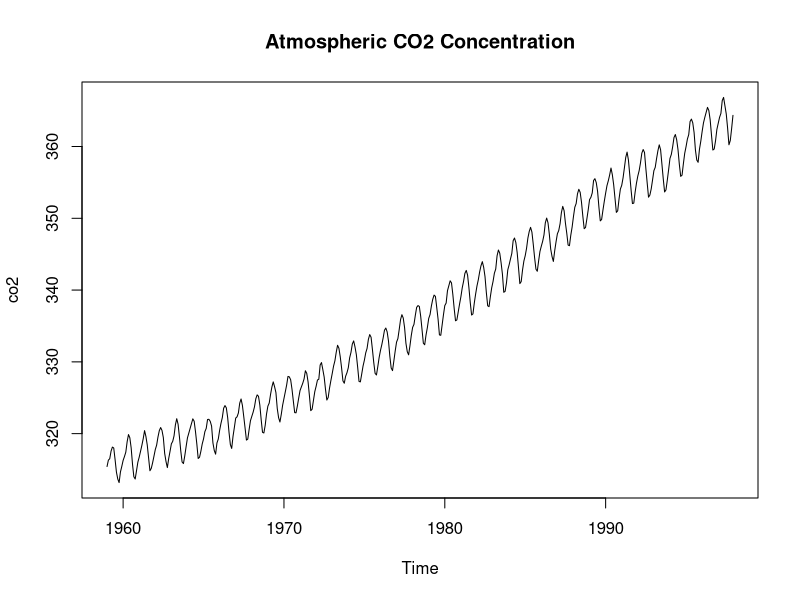
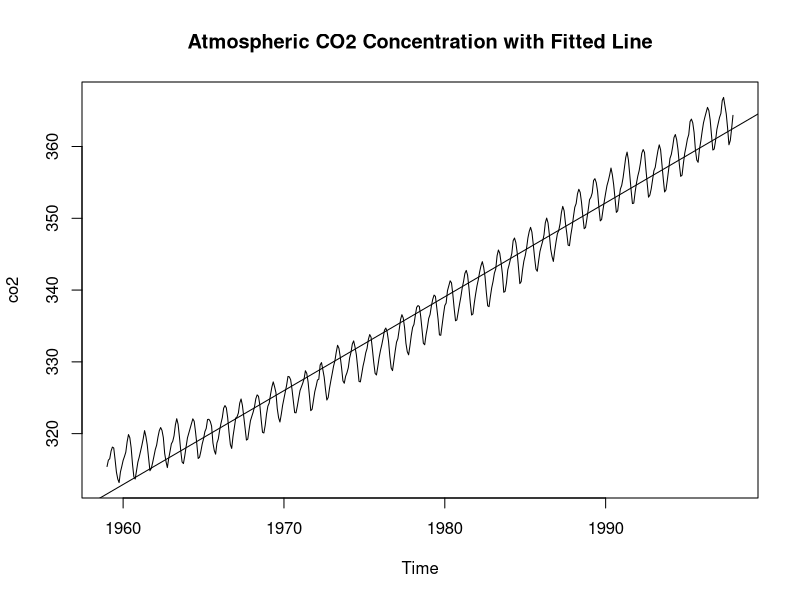
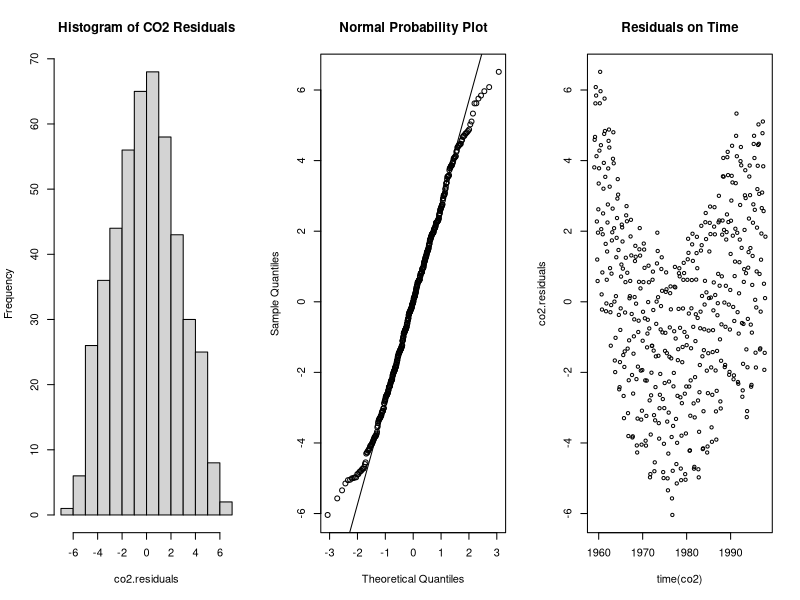
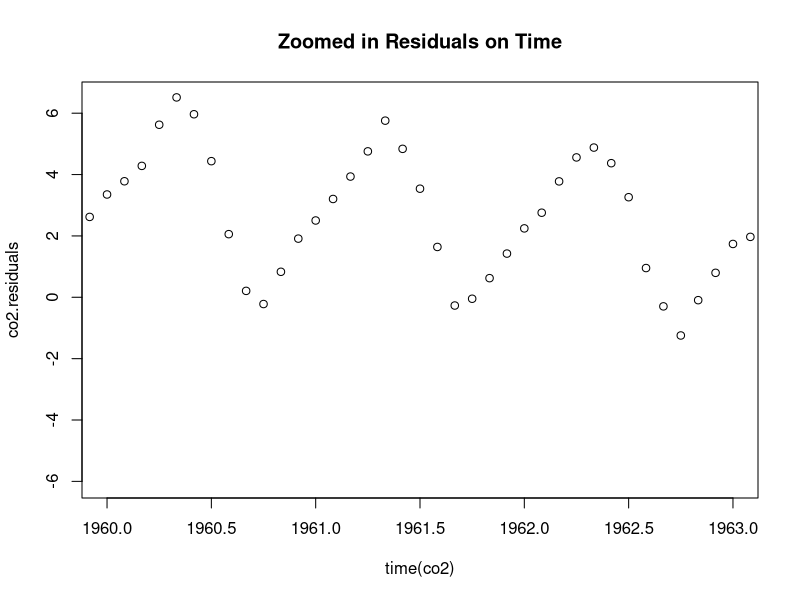
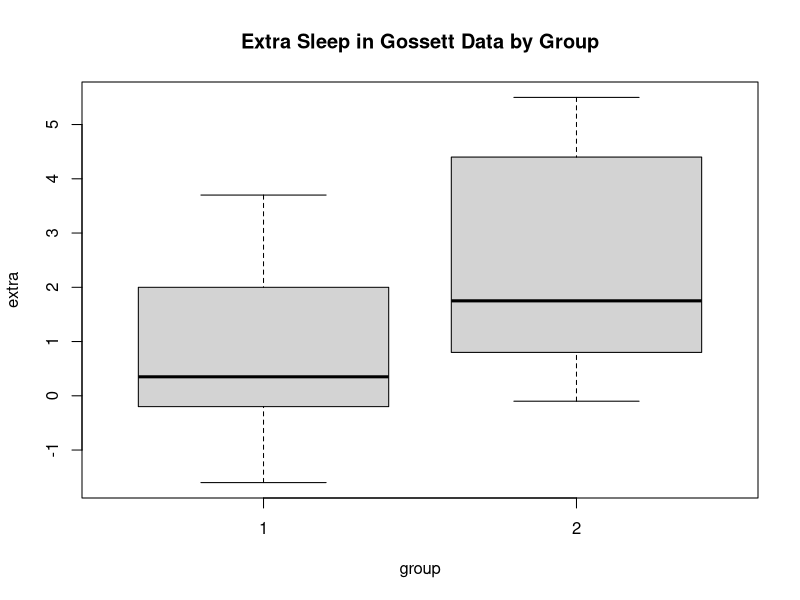
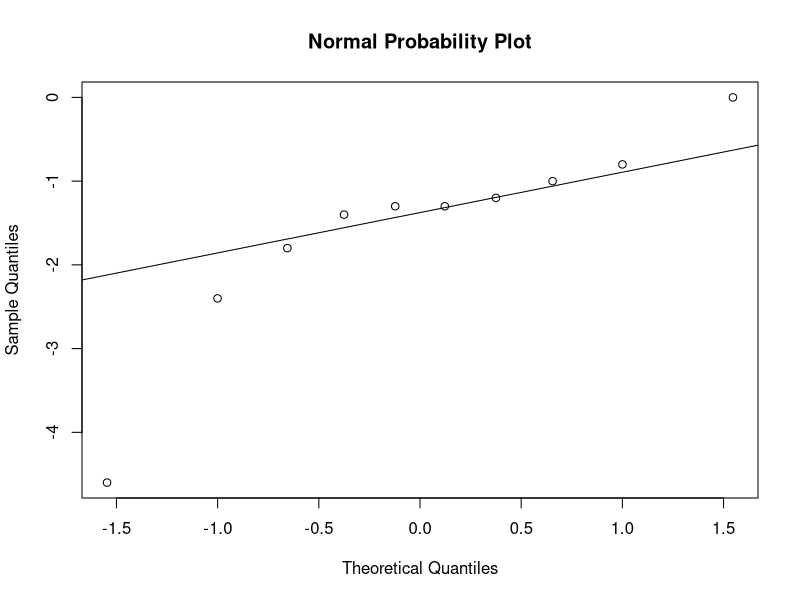
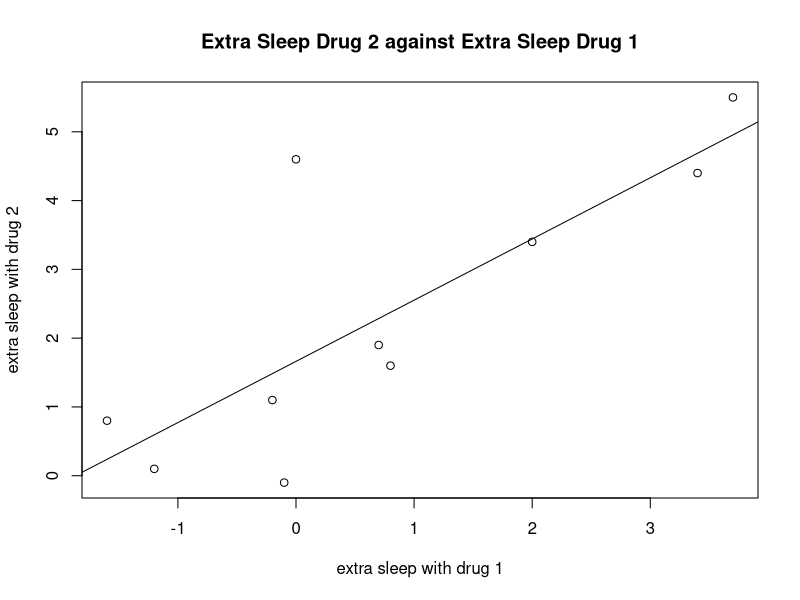

These charts were generated, in order, by the following R code:
# Basic Statistics Review – Linear Regression

# open time series dataset 'CO2'
co2
help(co2) # to obtain a description
class(co2) # to verify type of object # "ts": time series

# plot time series data
plot(co2, main='Atmospheric CO2 Concentration') # increasing over time 

# calculate the slope and intercept values "by hand"
co2.values = as.numeric(co2) #co2 값만 숫자로 저장
co2.times = as.numeric(time(co2)) #시계열데이터의 시간정보만 숫자로 저장 
SSxx = sum( (co2.times - mean(co2.times))*(co2.times - mean(co2.times)) )
SSxy = sum( (co2.values - mean(co2.values))*(co2.times - mean(co2.times)) )
slope = SSxy/SSxx
intercept = mean(co2.values)-slope*mean(co2.times)

# calculate the slope and intercept values with "R"
co2.linear.model = lm(co2~time(co2))

# place a fitted line on the graph
plot(co2, main='Atmospheric CO2 Concentration with Fitted Line')
abline(co2.linear.model )

# calculate residuals "by hand"
co2.fitted.values = slope*co2.times + intercept
co2.residuals = co2.values - co2.fitted.values #잔차

# calculate residuals with "R"
co2.residuals = resid( co2.linear.model ) #잔차 

# see histogram, normal probability and residuals to check if the residuals are normally distributed
par(mfrow=c(1,3)) #그래프를 1행3열로 배치
hist(co2.residuals, main= "Histogram of CO2 Residuals") #데이터가 클 때 확인
qqnorm(co2.residuals, main= "Normal Probability Plot") #데이터가 작을 때 확인
qqline(co2.residuals)
plot(co2.residuals ~ time(co2), main="Residuals on Time")
## 1960~1963년도만 줌인
par(mfrow=c(1,1))
plot(co2.residuals~time(co2), xlim=c(1960,1963), main="Zoomed in Residuals on Time")

#
#

# open dataset 'sleep'
sleep

# plot the data - boxplot
plot(extra~group, data=sleep, main = "Extra Sleep in Gossett Data by Group")

# "attach" the data frame to easily access a variable without a dollar sign
attach(sleep)
extra.1 = extra[group==1]
extra.2 = extra[group==2]

# run a t-test
t.test(extra.1, extra.2, paired=TRUE, alternative="two.sided")
# for the t-test to be meaningful, we assume the population of differences is normally distributed
diffs = extra.1 - extra.2
qqnorm(diffs, main="Normal Probability Plot")
qqline(diffs)

# A Regression Model
# plot a scatter plot
plot(extra.2~extra.1, xlab='extra sleep with drug 1', ylab='extra sleep with drug 2', main='Extra Sleep Drug 2 against Extra Sleep Drug 1')
sleep.linear.model = lm(extra.2~extra.1)
abline(sleep.linear.model)

# plot normal probability for the residuals
summary(sleep.linear.model) #slope, intercept 확인 (잔차의 5 number summary, 상관계수, p값 등도 확인 가능) 
# => extra.2 = 0.8899*extra.1 + 1.6625

